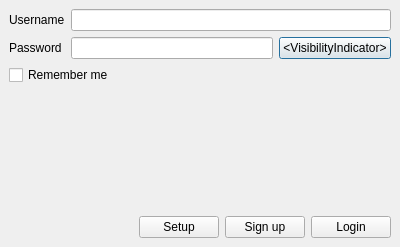
<?xml version="1.0" encoding="UTF-8"?>
<ui version="4.0">
 <class>DialogLogin</class>
 <widget class="QDialog" name="DialogLogin">
  <property name="geometry">
   <rect>
    <x>0</x>
    <y>0</y>
    <width>400</width>
    <height>247</height>
   </rect>
  </property>
  <property name="windowTitle">
   <string>Login</string>
  </property>
  <layout class="QVBoxLayout" name="verticalLayout">
   <property name="spacing">
    <number>0</number>
   </property>
   <property name="leftMargin">
    <number>0</number>
   </property>
   <property name="topMargin">
    <number>0</number>
   </property>
   <property name="rightMargin">
    <number>0</number>
   </property>
   <property name="bottomMargin">
    <number>0</number>
   </property>
   <item>
    <widget class="QScrollArea" name="scrollArea">
     <property name="frameShape">
      <enum>QFrame::NoFrame</enum>
     </property>
     <property name="widgetResizable">
      <bool>true</bool>
     </property>
     <widget class="QWidget" name="scrollAreaWidgetContents">
      <property name="geometry">
       <rect>
        <x>0</x>
        <y>0</y>
        <width>400</width>
        <height>206</height>
       </rect>
      </property>
      <layout class="QFormLayout" name="formLayout">
       <item row="0" column="0">
        <widget class="QLabel" name="label">
         <property name="text">
          <string>Username</string>
         </property>
        </widget>
       </item>
       <item row="0" column="1">
        <widget class="QLineEdit" name="lineEditUserName"/>
       </item>
       <item row="1" column="0">
        <widget class="QLabel" name="label_2">
         <property name="text">
          <string>Password</string>
         </property>
        </widget>
       </item>
       <item row="1" column="1">
        <layout class="QHBoxLayout" name="horizontalLayout">
         <item>
          <widget class="QLineEdit" name="lineEditPassword">
           <property name="echoMode">
            <enum>QLineEdit::Password</enum>
           </property>
          </widget>
         </item>
         <item>
          <widget class="QPushButton" name="pushButtonPasswordVisibility">
           <property name="sizePolicy">
            <sizepolicy hsizetype="Fixed" vsizetype="Fixed">
             <horstretch>0</horstretch>
             <verstretch>0</verstretch>
            </sizepolicy>
           </property>
           <property name="text">
            <string>&lt;VisibilityIndicator&gt;</string>
           </property>
           <property name="checkable">
            <bool>true</bool>
           </property>
          </widget>
         </item>
        </layout>
       </item>
       <item row="2" column="0" colspan="2">
        <widget class="QCheckBox" name="checkBoxRememberMe">
         <property name="toolTip">
          <string>&lt;html&gt;&lt;head/&gt;&lt;body&gt;&lt;p&gt;When checked, the login field will automatically populate with the credentials of the last user who chose to be remembered upon their next login.&lt;/p&gt;&lt;/body&gt;&lt;/html&gt;</string>
         </property>
         <property name="text">
          <string>Remember me</string>
         </property>
        </widget>
       </item>
      </layout>
     </widget>
    </widget>
   </item>
   <item>
    <widget class="QWidget" name="widgetConfirmationButton" native="true">
     <layout class="QHBoxLayout" name="horizontalLayout_3">
      <item>
       <spacer name="horizontalSpacer">
        <property name="orientation">
         <enum>Qt::Horizontal</enum>
        </property>
        <property name="sizeHint" stdset="0">
         <size>
          <width>136</width>
          <height>20</height>
         </size>
        </property>
       </spacer>
      </item>
      <item>
       <widget class="QPushButton" name="pushButtonSetup">
        <property name="text">
         <string>Setup</string>
        </property>
       </widget>
      </item>
      <item>
       <widget class="QPushButton" name="pushButtonSignUp">
        <property name="text">
         <string>Sign up</string>
        </property>
       </widget>
      </item>
      <item>
       <widget class="QPushButton" name="pushButtonLogin">
        <property name="text">
         <string>Login</string>
        </property>
       </widget>
      </item>
     </layout>
    </widget>
   </item>
  </layout>
 </widget>
 <tabstops>
  <tabstop>scrollArea</tabstop>
  <tabstop>lineEditUserName</tabstop>
  <tabstop>lineEditPassword</tabstop>
  <tabstop>pushButtonPasswordVisibility</tabstop>
  <tabstop>checkBoxRememberMe</tabstop>
 </tabstops>
 <resources/>
 <connections/>
</ui>
